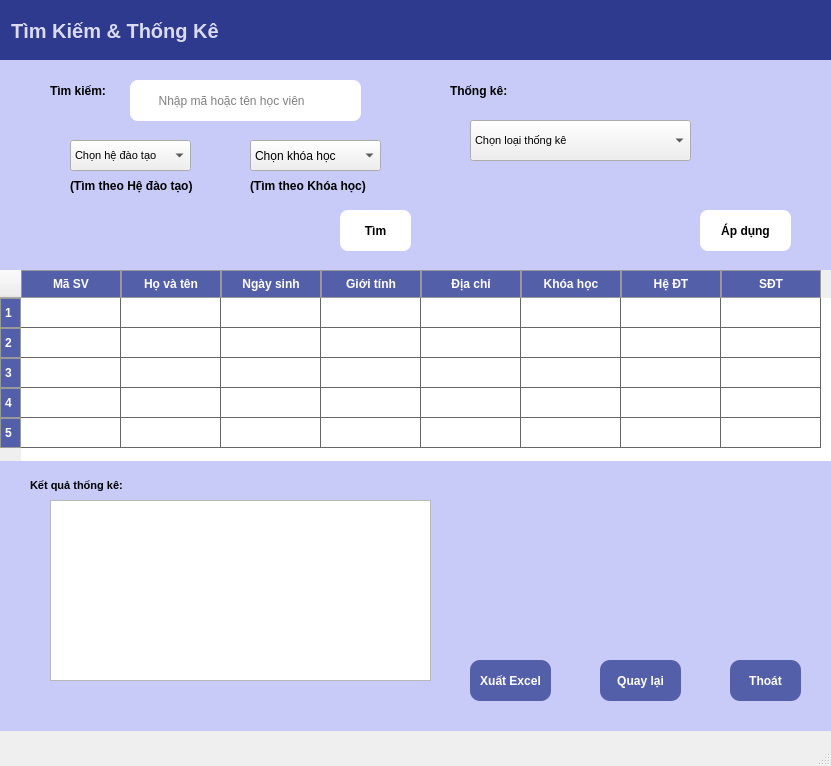
<?xml version="1.0" encoding="UTF-8"?>
<ui version="4.0">
 <class>MainWindow</class>
 <widget class="QMainWindow" name="MainWindow">
  <property name="geometry">
   <rect>
    <x>0</x>
    <y>0</y>
    <width>831</width>
    <height>766</height>
   </rect>
  </property>
  <property name="windowTitle">
   <string>MainWindow</string>
  </property>
  <widget class="QWidget" name="centralwidget">
   <widget class="QLabel" name="label">
    <property name="geometry">
     <rect>
      <x>0</x>
      <y>0</y>
      <width>841</width>
      <height>61</height>
     </rect>
    </property>
    <property name="font">
     <font>
      <pointsize>15</pointsize>
      <weight>75</weight>
      <bold>true</bold>
     </font>
    </property>
    <property name="styleSheet">
     <string notr="true">background-color: #2E3A8D;
color: #DADAF0;                
</string>
    </property>
    <property name="text">
     <string>  Tìm Kiếm &amp; Thống Kê</string>
    </property>
   </widget>
   <widget class="QLabel" name="label_2">
    <property name="geometry">
     <rect>
      <x>0</x>
      <y>60</y>
      <width>831</width>
      <height>671</height>
     </rect>
    </property>
    <property name="styleSheet">
     <string notr="true">background-color: #C8CBF7;
               
</string>
    </property>
    <property name="text">
     <string/>
    </property>
   </widget>
   <widget class="QWidget" name="formWidget" native="true">
    <property name="geometry">
     <rect>
      <x>10</x>
      <y>60</y>
      <width>831</width>
      <height>191</height>
     </rect>
    </property>
    <widget class="QComboBox" name="cbHDT">
     <property name="geometry">
      <rect>
       <x>60</x>
       <y>80</y>
       <width>121</width>
       <height>31</height>
      </rect>
     </property>
     <property name="font">
      <font>
       <pointsize>8</pointsize>
      </font>
     </property>
     <item>
      <property name="text">
       <string>Chọn hệ đào tạo</string>
      </property>
     </item>
     <item>
      <property name="text">
       <string>Đại học</string>
      </property>
     </item>
     <item>
      <property name="text">
       <string>Cao Đẳng</string>
      </property>
     </item>
    </widget>
    <widget class="QLabel" name="label_3">
     <property name="geometry">
      <rect>
       <x>60</x>
       <y>110</y>
       <width>151</width>
       <height>31</height>
      </rect>
     </property>
     <property name="font">
      <font>
       <weight>75</weight>
       <bold>true</bold>
      </font>
     </property>
     <property name="text">
      <string>(Tìm theo Hệ đào tạo)</string>
     </property>
    </widget>
    <widget class="QLabel" name="label_5">
     <property name="geometry">
      <rect>
       <x>240</x>
       <y>110</y>
       <width>141</width>
       <height>31</height>
      </rect>
     </property>
     <property name="font">
      <font>
       <weight>75</weight>
       <bold>true</bold>
      </font>
     </property>
     <property name="text">
      <string>(Tìm theo Khóa học)</string>
     </property>
    </widget>
    <widget class="QComboBox" name="cbkhoahoc">
     <property name="geometry">
      <rect>
       <x>240</x>
       <y>80</y>
       <width>131</width>
       <height>31</height>
      </rect>
     </property>
     <item>
      <property name="text">
       <string>Chọn khóa học</string>
      </property>
     </item>
     <item>
      <property name="text">
       <string>Công nghệ thông tin</string>
      </property>
     </item>
     <item>
      <property name="text">
       <string>Tin học</string>
      </property>
     </item>
     <item>
      <property name="text">
       <string>Khoa học máy tính</string>
      </property>
     </item>
    </widget>
    <widget class="QPushButton" name="nuttim">
     <property name="geometry">
      <rect>
       <x>330</x>
       <y>150</y>
       <width>71</width>
       <height>41</height>
      </rect>
     </property>
     <property name="font">
      <font>
       <pointsize>9</pointsize>
       <weight>75</weight>
       <bold>true</bold>
      </font>
     </property>
     <property name="styleSheet">
      <string notr="true">background-color: white;        /* nền trắng */
              
border-radius: 8px;            /* bo góc */
</string>
     </property>
     <property name="text">
      <string>Tìm</string>
     </property>
     <property name="icon">
      <iconset>
       <normaloff>giaodien/search.png</normaloff>giaodien/search.png</iconset>
     </property>
     <property name="iconSize">
      <size>
       <width>19</width>
       <height>19</height>
      </size>
     </property>
    </widget>
    <widget class="QLabel" name="label_7">
     <property name="geometry">
      <rect>
       <x>40</x>
       <y>20</y>
       <width>81</width>
       <height>21</height>
      </rect>
     </property>
     <property name="font">
      <font>
       <pointsize>9</pointsize>
       <weight>75</weight>
       <bold>true</bold>
      </font>
     </property>
     <property name="text">
      <string>Tìm kiếm:</string>
     </property>
    </widget>
    <widget class="QLineEdit" name="otimkiem">
     <property name="geometry">
      <rect>
       <x>120</x>
       <y>20</y>
       <width>231</width>
       <height>41</height>
      </rect>
     </property>
     <property name="styleSheet">
      <string notr="true">background-color: white;        /* nền trắng */
                  /* bỏ viền */
border-radius: 8px;            /* bo góc */
</string>
     </property>
     <property name="placeholderText">
      <string>        Nhập mã hoặc tên học viên</string>
     </property>
    </widget>
    <widget class="QLabel" name="label_8">
     <property name="geometry">
      <rect>
       <x>440</x>
       <y>20</y>
       <width>71</width>
       <height>21</height>
      </rect>
     </property>
     <property name="font">
      <font>
       <pointsize>9</pointsize>
       <weight>75</weight>
       <bold>true</bold>
      </font>
     </property>
     <property name="text">
      <string>Thống kê:</string>
     </property>
    </widget>
    <widget class="QComboBox" name="cbthongke">
     <property name="geometry">
      <rect>
       <x>460</x>
       <y>60</y>
       <width>221</width>
       <height>41</height>
      </rect>
     </property>
     <property name="font">
      <font>
       <pointsize>8</pointsize>
      </font>
     </property>
     <item>
      <property name="text">
       <string>Chọn loại thống kê</string>
      </property>
     </item>
     <item>
      <property name="text">
       <string>Chọn tất cả</string>
      </property>
     </item>
     <item>
      <property name="text">
       <string>Tổng số lượng, tỉ lệ theo giới tính</string>
      </property>
     </item>
     <item>
      <property name="text">
       <string>Tỉ lệ độ tuổi theo học</string>
      </property>
     </item>
     <item>
      <property name="text">
       <string>Số lượng theo hệ đào tạo và tỉ lệ khóa học</string>
      </property>
     </item>
     <item>
      <property name="text">
       <string/>
      </property>
     </item>
     <item>
      <property name="text">
       <string/>
      </property>
     </item>
    </widget>
    <widget class="QPushButton" name="nutapdung">
     <property name="geometry">
      <rect>
       <x>690</x>
       <y>150</y>
       <width>91</width>
       <height>41</height>
      </rect>
     </property>
     <property name="font">
      <font>
       <pointsize>9</pointsize>
       <weight>75</weight>
       <bold>true</bold>
      </font>
     </property>
     <property name="styleSheet">
      <string notr="true">background-color: white;        /* nền trắng */
              
border-radius: 8px;            /* bo góc */
</string>
     </property>
     <property name="text">
      <string>Áp dụng</string>
     </property>
     <property name="icon">
      <iconset>
       <normaloff>giaodien/thongke.png</normaloff>giaodien/thongke.png</iconset>
     </property>
     <property name="iconSize">
      <size>
       <width>19</width>
       <height>19</height>
      </size>
     </property>
    </widget>
   </widget>
   <widget class="QTableWidget" name="bang">
    <property name="geometry">
     <rect>
      <x>0</x>
      <y>270</y>
      <width>831</width>
      <height>191</height>
     </rect>
    </property>
    <property name="styleSheet">
     <string notr="true">QTableWidget {
    border: none;                        /* Bỏ viền bảng */
    gridline-color: #666666;             /* Màu đường kẻ giữa các ô */
    background-color: white;
}

QTableWidget::item {
    border: none;                        /* Bỏ viền mỗi ô */
    padding: 4px;                         /* Cách lề cho nội dung */
}

/* Tô đậm và thêm nền cho hàng tiêu đề */
QHeaderView::section {
    background-color: #545FAA;           /* Màu nền cho hàng tiêu đề */
    color: white;                        /* Màu chữ trắng */
    font-weight: bold;                   /* In đậm */
    padding: 4px;
    border: 1px solid #999999;           /* Viền tiêu đề */
}
</string>
    </property>
    <property name="defaultDropAction">
     <enum>Qt::IgnoreAction</enum>
    </property>
    <property name="showGrid">
     <bool>true</bool>
    </property>
    <property name="columnCount">
     <number>8</number>
    </property>
    <row>
     <property name="text">
      <string>1</string>
     </property>
     <property name="font">
      <font>
       <weight>75</weight>
       <bold>true</bold>
      </font>
     </property>
    </row>
    <row>
     <property name="text">
      <string>2</string>
     </property>
     <property name="font">
      <font>
       <weight>75</weight>
       <bold>true</bold>
      </font>
     </property>
    </row>
    <row>
     <property name="text">
      <string>3</string>
     </property>
     <property name="font">
      <font>
       <weight>75</weight>
       <bold>true</bold>
      </font>
     </property>
    </row>
    <row>
     <property name="text">
      <string>4</string>
     </property>
     <property name="font">
      <font>
       <weight>75</weight>
       <bold>true</bold>
      </font>
     </property>
    </row>
    <row/>
    <column>
     <property name="text">
      <string>Mã SV</string>
     </property>
     <property name="font">
      <font>
       <pointsize>9</pointsize>
       <weight>75</weight>
       <bold>true</bold>
      </font>
     </property>
    </column>
    <column>
     <property name="text">
      <string>Họ và tên</string>
     </property>
     <property name="font">
      <font>
       <pointsize>9</pointsize>
       <weight>75</weight>
       <italic>false</italic>
       <bold>true</bold>
      </font>
     </property>
    </column>
    <column>
     <property name="text">
      <string>Ngày sinh</string>
     </property>
     <property name="font">
      <font>
       <pointsize>9</pointsize>
       <weight>75</weight>
       <bold>true</bold>
      </font>
     </property>
    </column>
    <column>
     <property name="text">
      <string>Giới tính</string>
     </property>
     <property name="font">
      <font>
       <pointsize>9</pointsize>
       <weight>75</weight>
       <bold>true</bold>
      </font>
     </property>
    </column>
    <column>
     <property name="text">
      <string>Địa chỉ</string>
     </property>
     <property name="font">
      <font>
       <pointsize>9</pointsize>
       <weight>75</weight>
       <bold>true</bold>
      </font>
     </property>
    </column>
    <column>
     <property name="text">
      <string>Khóa học</string>
     </property>
     <property name="font">
      <font>
       <pointsize>9</pointsize>
       <weight>75</weight>
       <bold>true</bold>
      </font>
     </property>
    </column>
    <column>
     <property name="text">
      <string>Hệ ĐT</string>
     </property>
     <property name="font">
      <font>
       <pointsize>9</pointsize>
       <weight>75</weight>
       <bold>true</bold>
      </font>
     </property>
    </column>
    <column>
     <property name="text">
      <string>SĐT</string>
     </property>
     <property name="font">
      <font>
       <pointsize>9</pointsize>
       <weight>75</weight>
       <bold>true</bold>
      </font>
     </property>
    </column>
    <item row="0" column="0">
     <property name="text">
      <string/>
     </property>
    </item>
   </widget>
   <widget class="QPushButton" name="nutquaylai">
    <property name="geometry">
     <rect>
      <x>600</x>
      <y>660</y>
      <width>81</width>
      <height>41</height>
     </rect>
    </property>
    <property name="font">
     <font>
      <pointsize>9</pointsize>
      <weight>75</weight>
      <bold>true</bold>
     </font>
    </property>
    <property name="styleSheet">
     <string notr="true">background-color: #545FAA;        /* nền trắng */
color: white;  
border-radius: 10px;            /* bo góc */
</string>
    </property>
    <property name="text">
     <string>Quay lại</string>
    </property>
    <property name="iconSize">
     <size>
      <width>19</width>
      <height>19</height>
     </size>
    </property>
   </widget>
   <widget class="QPushButton" name="nutthoat">
    <property name="geometry">
     <rect>
      <x>730</x>
      <y>660</y>
      <width>71</width>
      <height>41</height>
     </rect>
    </property>
    <property name="font">
     <font>
      <pointsize>9</pointsize>
      <weight>75</weight>
      <bold>true</bold>
     </font>
    </property>
    <property name="styleSheet">
     <string notr="true">background-color: #545FAA;        /* nền trắng */
color: white;  
border-radius: 10px;            /* bo góc */
</string>
    </property>
    <property name="text">
     <string>Thoát</string>
    </property>
    <property name="iconSize">
     <size>
      <width>19</width>
      <height>19</height>
     </size>
    </property>
   </widget>
   <widget class="QPushButton" name="pushButton_4">
    <property name="geometry">
     <rect>
      <x>470</x>
      <y>660</y>
      <width>81</width>
      <height>41</height>
     </rect>
    </property>
    <property name="font">
     <font>
      <pointsize>9</pointsize>
      <weight>75</weight>
      <bold>true</bold>
     </font>
    </property>
    <property name="styleSheet">
     <string notr="true">background-color: #545FAA;        /* nền trắng */
color: white;  
border-radius: 10px;            /* bo góc */
</string>
    </property>
    <property name="text">
     <string>Xuất Excel</string>
    </property>
    <property name="iconSize">
     <size>
      <width>19</width>
      <height>19</height>
     </size>
    </property>
   </widget>
   <widget class="QTextEdit" name="bangketqua">
    <property name="geometry">
     <rect>
      <x>50</x>
      <y>500</y>
      <width>381</width>
      <height>181</height>
     </rect>
    </property>
    <property name="readOnly">
     <bool>true</bool>
    </property>
   </widget>
   <widget class="QLabel" name="label_9">
    <property name="geometry">
     <rect>
      <x>30</x>
      <y>470</y>
      <width>131</width>
      <height>31</height>
     </rect>
    </property>
    <property name="font">
     <font>
      <pointsize>8</pointsize>
      <weight>75</weight>
      <bold>true</bold>
     </font>
    </property>
    <property name="text">
     <string>Kết quả thống kê:</string>
    </property>
   </widget>
  </widget>
  <widget class="QMenuBar" name="menubar">
   <property name="geometry">
    <rect>
     <x>0</x>
     <y>0</y>
     <width>831</width>
     <height>22</height>
    </rect>
   </property>
  </widget>
  <widget class="QStatusBar" name="statusbar"/>
 </widget>
 <resources/>
 <connections/>
</ui>
